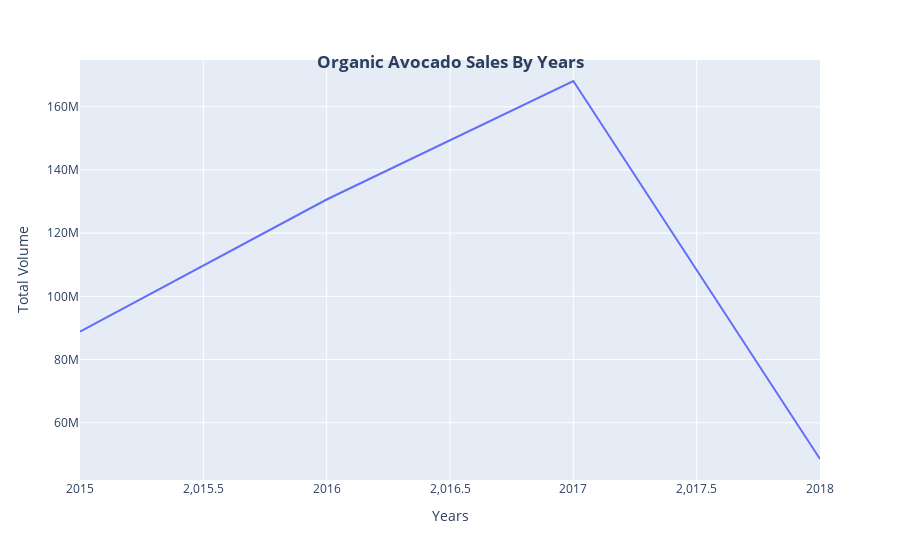

The notebook cell this image was saved under:
### Markdown cell above
conventional and organic avocados.
Conventional: At the end of 2017 we can see a large drop in prices, at the same time there is an increasing amount of volume of avocados in the market.


Organic: Same happens with organic avocados, at the end of 2017 there is a big drop and we can see a huge increase in volume.

### Code cell
monthly_org = organic_avocado.groupby('Year',sort=False
)['Total Volume'].sum()
line(monthly_org, x=monthly_org.index, y=monthly_org.values, title='Organic Avocado Sales by years', xlabel='Years',ylabel='Total Volume',)

### Figure 1 — Plotly figure (JSON) as saved in the notebook; plotly's stock layout.template omitted (floating-point values rounded to 4 significant figures)
{"data": [{"hovertemplate": "Year=%{x}<br>y=%{y}<extra></extra>", "legendgroup": "", "line": {"color": "#636efa", "dash": "solid"}, "marker": {"symbol": "circle"}, "mode": "lines", "name": "", "orientation": "v", "showlegend": false, "type": "scatter", "x": [2015, 2016, 2017, 2018], "xaxis": "x", "y": [88870000.0, 130600000.0, 168100000.0, 48530000.0], "yaxis": "y"}], "layout": {"legend": {"tracegroupgap": 0}, "margin": {"t": 60}, "title": {"text": "<b>Organic Avocado Sales By Years</b>", "x": 0.5, "xanchor": "center", "y": 0.9, "yanchor": "top"}, "xaxis": {"anchor": "y", "domain": [0, 1], "title": {"text": "Years"}}, "yaxis": {"anchor": "x", "domain": [0, 1], "title": {"text": "Total Volume"}}}}
